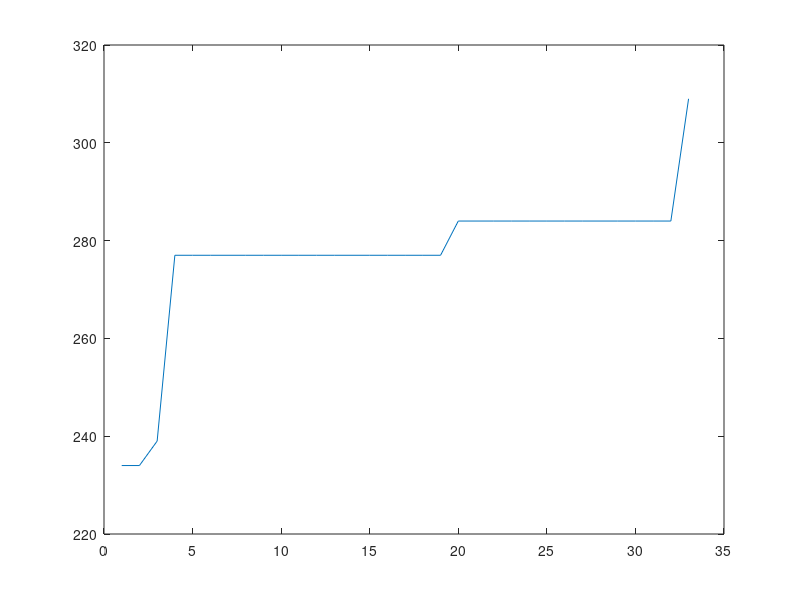

The MATLAB source for this figure:
%%%%%%%%%%%%%%%%%%%%%%%%%%%%%%%%%%%%%%%%%%%%%%%%%%%%%%%%%%%%%%%%%%%%%%%%%%%
% Nome do Arquivo: binEHO.m
% Descrição: Breve Algoritmo de otimização de rebanho de elefantes binário.
%
% Autor: Rafael Henrique da Rosa
% Data: 07/11/2024
% Disciplina: Otimização Combinatória
% Professor: Edgar Manuel Carreño Franco


% OBS: descomentar o problema que se deseja resolver
%%%%%%%%%%%%%%%%%%%%%%%%%%%%%%%%%%%%%%%%%%%%%%%%%%%%%%%%%%%%%%%%%%%%%%%%%%%


clear all;
clc;
close all;
tic;

%% Data


%P1
max_peso=165;
peso=[23 31 29 44 53 38 63 85 89 82];
custo=[92 57 49 68 60 43 67 84 87 72];
otimo = 309;

%P2
% max_peso=750;
% peso=[ 70 73 77 80 82 87 90 94 98 106 110 113 115 118 120];
% custo=[135 139 149 150 156 163 173 184 192 201 210 214 221 229 240];
% otimo = 1458;

%P3
%max_peso =6404180;
%peso=[ 382745 799601 909247 729069 467902 44328 34610 698150 823460 903959 853665 551830 610856 670702 488960 951111 323046 446298 931161 31385 496951 264724 224916 169684];
%custo=[825594 1677009 1676628 1523970 943972 97426 69666 1296457 1679693 1902996 1844992 1049289 1252836 1319836 953277 2067538  675367 853655 1826027 65731 901489 577243 466257 369261];
%otimo=[1 1 0 1 1 1 0 0 0 1 1 0 1 0 0 1 0 0 0 0 0 1 1 1]; 13.549.094
%otimo = 13549094;

%% Parâmetros
n_cla = 1; % Número de clãs (grupos de soluções)
n_individuos = 15; % Número de indivíduos em cada clã
max_geracoes = 50; % Número máximo de gerações
DR = 0.2;


%% Inicialização
dim = size(peso, 2); % Dimensão do problema (número de itens)
DCount = ceil(DR*dim);

% Geração inicial aleatória de soluções (números entre 0 e 1)
X = rand(n_cla * n_individuos, dim);
% Arredondamento para 0 ou 1 (soluções binárias)
Y = round(X);

%% Inicialização das soluções
for i = 1:n_cla % Itera sobre cada clã
    for j = 1:n_individuos % Itera sobre cada elefante (solução) do clã
        % Calcula o peso total da solução
        peso_solucao(i,j) = sum(Y((i-1)*n_individuos+j, :) .* peso);
        % Calcula o custo total da solução
        valor_solucao(i,j) = sum(Y((i-1)*n_individuos+j, :) .* custo);

        % Se o peso excede o limite, ajusta a solução
        while peso_solucao(i,j) > max_peso
            itens_selecionados = find(Y((i-1)*n_individuos+j, :) == 1); % Itens na solução
            item_aleatorio = ceil(rand * length(itens_selecionados)); % Seleciona item aleatório
            % Remove o item escolhido diretamente na matriz Y
            Y((i-1)*n_individuos+j, itens_selecionados(item_aleatorio)) = 0;
            % Recalcula o peso e o valor da solução ajustada
            peso_solucao(i,j) = sum(Y((i-1)*n_individuos+j, :) .* peso);
            valor_solucao(i,j) = sum(Y((i-1)*n_individuos+j, :) .* custo);
        end
        % Fitness é igual ao valor total da solução
        aptidao(i,j) = sum(Y((i-1)*n_individuos+j, :) .* custo);
    end
    % A melhor solução do clã (matriarca) é a de maior fitness
    melhor = find(aptidao(i, :) == max(aptidao(i, :)));
    matriarca(i, :) = Y((i-1)*n_individuos + melhor(1), :); % Atualiza matriarca
    fitness_matriarca(i) = max(aptidao(i, :)); % Fitness da matriarca

end


%% Otimização
melhor_geral(1) = max(fitness_matriarca); % Armazena a melhor solução
t = 0; % Contador de gerações

while t < max_geracoes

    % Atualiza as posições dos elefantes em cada clã (OPERADOR DE ATUALIZAÇÃO)
    for i = 1:n_cla
     
        e = matriarca(i, :);
        for j = 1:n_individuos
            if Y((i-1)*n_individuos+j, :) == round(matriarca(i, :)) %se for a matriarca
                l = randi([1, dim]);
                Y(j,l) = ~Y(j,l);
            else % se nao for a matriarca
                Dimensionpool =   randi([1, dim], 1, DCount);
                for k = 1:length(Dimensionpool)
                    Y(j,Dimensionpool(k)) = matriarca(i,Dimensionpool(k));
                end
            end

            % Recalcula o peso e o valor das soluções
            peso_solucao(i, j) = sum(Y((i-1)*n_individuos+j, :) .* peso);
            valor_solucao(i, j) = sum(Y((i-1)*n_individuos+j, :) .* custo);

            % Se o peso excede o limite, ajusta a solução
            while peso_solucao(i,j) > max_peso
                itens_selecionados = find(Y((i-1)*n_individuos+j, :) == 1); % Itens na solução
                item_aleatorio = ceil(rand * length(itens_selecionados)); % Seleciona item aleatório
                % Remove o item escolhido diretamente na matriz Y
                Y((i-1)*n_individuos+j, itens_selecionados(item_aleatorio)) = 0;
                % Recalcula o peso e o valor da solução ajustada
                peso_solucao(i,j) = sum(Y((i-1)*n_individuos+j, :) .* peso);
                valor_solucao(i,j) = sum(Y((i-1)*n_individuos+j, :) .* custo);
            end
            % Fitness é igual ao valor total da solução
            aptidao(i,j) = sum(Y((i-1)*n_individuos+j, :) .* custo);
        end

        % Substitui as piores soluções do clã (OPERADOR DE SEPARAÇÃO)
        pior = find(aptidao(i, :) == min(aptidao(i, :)));
        if length(pior) == n_individuos
            pior = ceil(0.75 * n_individuos):n_individuos;
        end

        Y((i-1)*n_individuos+pior, :) = randi([0, 1], length(pior), dim);
        % Ajusta as novas soluções geradas
        for k = 1:length(pior)

            % Recalcula o peso e o valor das soluções
            peso_solucao(i, pior(k)) = sum(Y((i-1)*n_individuos+pior(k), :) .* peso);
            valor_solucao(i, pior(k)) = sum(Y((i-1)*n_individuos+pior(k), :) .* custo);

            % Se o peso excede o limite, ajusta a solução
            while peso_solucao(i, pior(k)) > max_peso
                itens_selecionados = find(Y((i-1)*n_individuos+pior(k), :) == 1);
                item_aleatorio = ceil(rand * length(itens_selecionados));
                Y((i-1)*n_individuos+pior(k), itens_selecionados(item_aleatorio)) = 0;
                peso_solucao(i, pior(k)) = sum(Y((i-1)*n_individuos+pior(k), :) .* peso);
                valor_solucao(i, pior(k)) = sum(Y((i-1)*n_individuos+pior(k), :) .* custo);
            end

            % Atualiza a aptidão da solução ajustada
            aptidao(i, pior(k)) = valor_solucao(i, pior(k));
        end

        pior = find(aptidao(i, :) == min(aptidao(i, :)));
        pior = pior(1);
        Y((i-1)*n_individuos+pior, :) = e;

        % Atualiza a matriarca se houver uma nova melhor solução no clã
        if max(aptidao(i, :)) > fitness_matriarca(i)
            melhor = find(aptidao(i, :) == max(aptidao(i, :)));
            matriarca(i, :) = Y((i-1)*n_individuos + melhor(1), :); % Atualiza matriarca
            fitness_matriarca(i) = max(aptidao(i, :)); % Fitness da matriarca

        end
    end

    % Armazena a melhor solução da geração
    melhor_geral(t+2) = max(fitness_matriarca);

    % Próxima geração

    if max(melhor_geral(t+2)) == otimo
        break
    end
    t = t + 1;
end

% Exibe a melhor solução final
melhor = find(fitness_matriarca == max(fitness_matriarca));
solucao_final = round(matriarca(melhor(1), :)) % A solução final encontrada
custo_final = sum(solucao_final .* custo)
toc
plot(melhor_geral)



